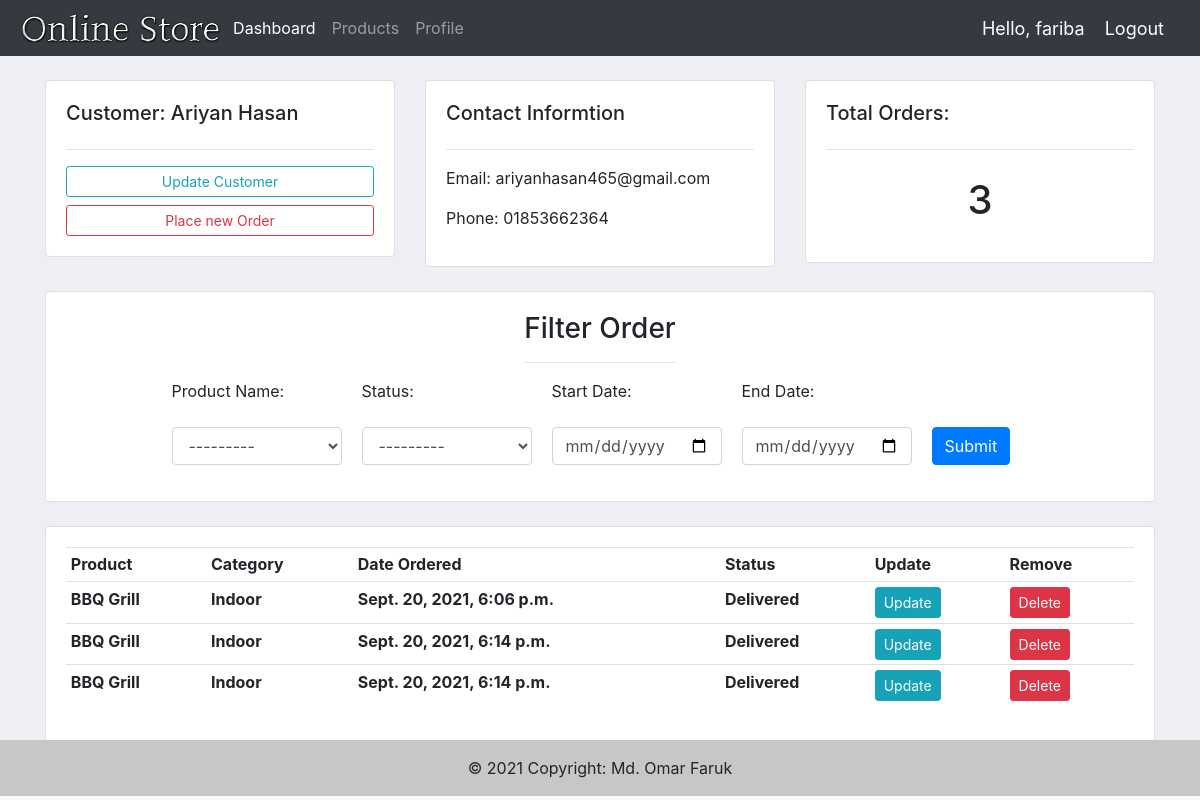
Before: /customer/1/ (signed in) with the older database file.
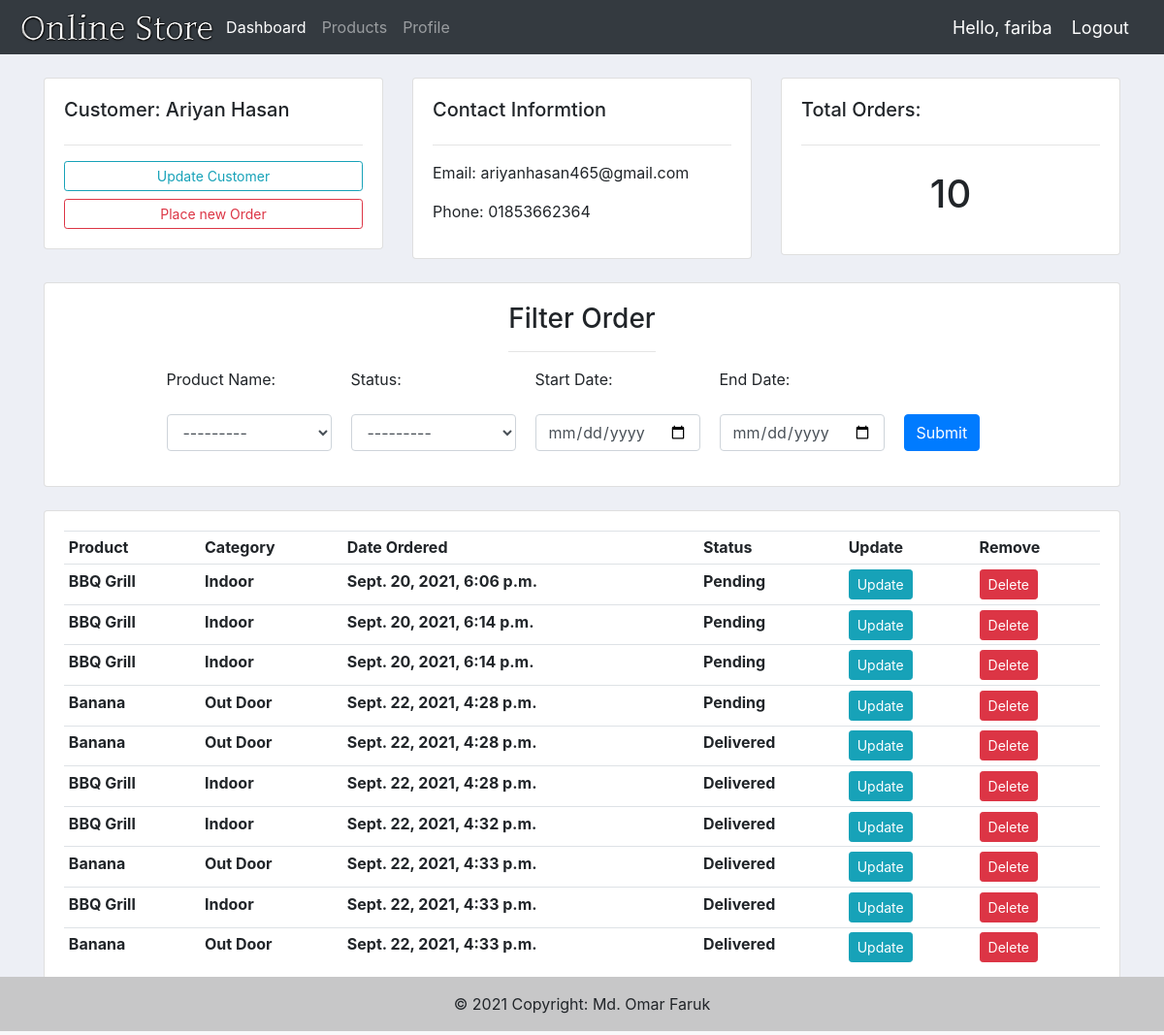
After: the same page with the newer database file.
### accounts/models.py (models this page shows, shortened)
class Order(models.Model):
    STATUS = (
        ('Pending','Pending'),
        ('Out for delivery', 'Out for delivery'),
        ('Delivered','Delivered')
    )
    customer = models.ForeignKey(Customer, null=True, on_delete= models.SET_NULL)
    product = models.ForeignKey(Product, null=True, on_delete= models.SET_NULL)
    date_created = models.DateTimeField(auto_now_add=True, null=True)
    status = models.CharField(default="Pending",max_length=200,blank=True, null=True,choices=STATUS)

class Product(models.Model):
    CATEGORY =(
        ('','Choose Category'),
        ('Indoor','Indoor'),
        ('Out Door','Out Door')
    )
    name = models.CharField(max_length=200, null=True)
    price = models.FloatField(null=True)
    category = models.CharField(max_length=200, null=True,choices=CATEGORY)
    description = models.CharField(max_length=200, null=True,blank=True)
    date_created = models.DateTimeField(auto_now_add=True, null=True)
    tags = models.ManyToManyField(Tag)
    def __str__(self):
        return self.name

### accounts/decorators.py (the view)
        def wrapper_func(request, *args, **kwargs):
            group = None
            if request.user.groups.exists():
                group = request.user.groups.all()[0].name
            if group in allowed_roles:
                return view_func(request, *args, **kwargs)
            else:
                return HttpResponse('You are not authorized to this page')

### accounts/views.py (called while the page is built)
@login_required(login_url='login')
@allowed_users(allowed_roles=['shopowner'])
def customers(request, pk):
    customer = Customer.objects.get(id=pk)
    orders = customer.order_set.all()
    order_count = orders.count()
    myFilter = OrderFilter(request.GET,queryset=orders)
    orders = myFilter.qs
    context = {'customer':customer,'orders':orders,'order_count':order_count,'myFilter':myFilter}
    return render(request,'accounts/customer.html',context)

### accounts/templates/accounts/customer.html (shortened to what this page needs)
{% extends 'accounts/main.html' %}
{% load static %}
{% load widget_tweaks %}
{% block content %}
    <br>
    <div class="container">
    <div class="row">
        <div class="col-md">
            <div class="card card-body">
                <h5>Customer: {{ customer.user.first_name }} {{ customer.user.last_name }}</h5>
                <hr>
                <a href="" class="btn btn-outline-info btn-sm btn-block">Update Customer</a>
                <a href="{% url 'create_order' customer.id %}" class="btn btn-outline-danger btn-sm btn-block">Place new Order</a>
            </div>
        </div>
        <div class="col-md">
            <div class="card card-body">
                <h5>Contact Informtion</h5>
                <hr>
                <p>Email: {{ customer.user.email }}</p>
                <p>Phone: {{ customer.phone }}</p>
            </div>
        </div>
        <div class="col-md">
            <div class="card card-body">
                <h5>Total Orders:</h5>
                <hr>
                <h1 style="text-align: center;padding: 10px;">{{ order_count }}</h1>
            </div>
        </div>
    </div>
    <br>
    <div class="row">
        <div class="col">
            <div class="card card-body" style="align-items: center;">
                <div class="text-center">
                    <h3>Filter Order</h3>
                    <hr>
                </div>
                <form method="get">
                    <p class="filter-form">Product Name: <br><br> {{ myFilter.form.product|add_class:'form-control' }}</p>
                    <p class="filter-form">Status: <br><br>{{ myFilter.form.status|add_class:'form-control' }}</p>
                    <p class="filter-form">Start Date: <br><br><input class="form-control" type="date" name="start_date" id="id_start_date"></p>
                    <p class="filter-form">End Date: <br><br><input class="form-control" type="date" name="end_date" id="id_end_date"></p>
                    <p class="filter-form"><br><br><input class="btn btn-primary"  type="submit" name="Search" ></p>
                </form>
            </div>
        </div>
    </div>
    <br>
    <div class="row">
        <div class="col-md">
            <div class="card card-body">
                <table class="table table-sm">
                    <tr>
                        <th>Product</th>
                        <th>Category</th>
                        <th>Date Ordered</th>
                        <th>Status</th>
                        <th>Update</th>
                        <th>Remove</th>
                    </tr>
                    {% for order in orders %}
                    <tr>
                        <th>{{order.product}}</th>
                        <th>{{order.product.category}}</th>
                        <th>{{order.date_created}}</th>
                        <th>{{order.status}}</th>
                        <td><a class="btn btn-sm btn-info" href="{% url 'update_order' order.id %}">Update</a></td>
                        <td><a class="btn btn-sm btn-danger" href="{% url 'delete_order' order.id %}">Delete</a></td>
                    </tr>
                    {% endfor %}
                </table>
            </div>
        </div>
    </div>
</div>
{% endblock %}

Changed rows visible on the page:
changed Order "Sept. 20, 2021, 6:06 p.m.": status "Delivered" → "Pending"
changed Order (number 2 of 10 on the later page): status "Delivered" → "Pending"
changed Order (number 3 of 10 on the later page): status "Delivered" → "Pending"
added Order: product "Banana", product.category "Out Door", date_created "Sept. 22, 2021, 4:28 p.m.", status "Pending"
added Order: product "Banana", product.category "Out Door", date_created "Sept. 22, 2021, 4:28 p.m.", status "Delivered"
added Order: product "BBQ Grill", product.category "Indoor", date_created "Sept. 22, 2021, 4:28 p.m.", status "Delivered"
added Order: product "BBQ Grill", product.category "Indoor", date_created "Sept. 22, 2021, 4:32 p.m.", status "Delivered"
added Order: product "Banana", product.category "Out Door", date_created "Sept. 22, 2021, 4:33 p.m.", status "Delivered"
added Order: product "BBQ Grill", product.category "Indoor", date_created "Sept. 22, 2021, 4:33 p.m.", status "Delivered"
added Order: product "Banana", product.category "Out Door", date_created "Sept. 22, 2021, 4:33 p.m.", status "Delivered"
Other visible differences:
{{ order_count }}: "3" → "10"
